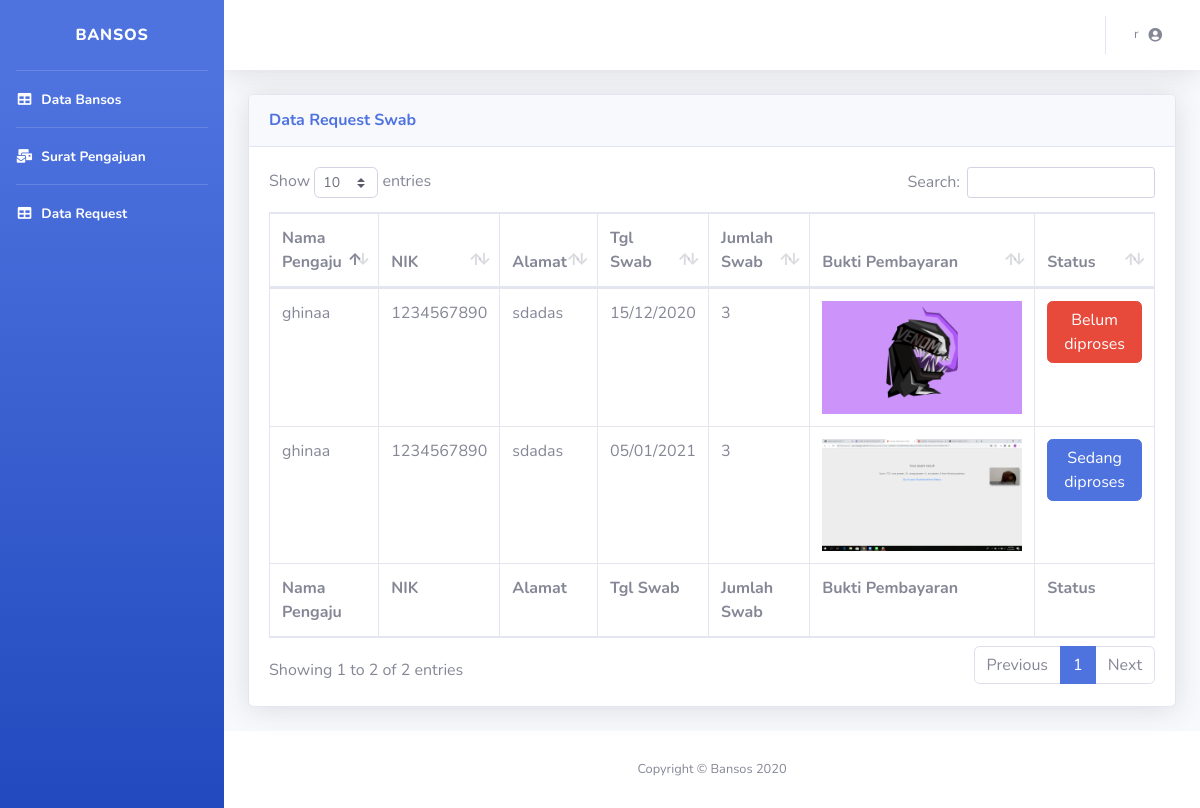
/pages/datarequest.php (signed in), run on the app's committed database.
### tables this page shows
CREATE TABLE `user` (
  `id_user` int(11) NOT NULL,
  `nama` varchar(100) NOT NULL,
  `nik` varchar(50) NOT NULL,
  `alamat` text NOT NULL,
  `no_hp` varchar(20) NOT NULL,
  `email` varchar(100) NOT NULL,
  `password` text NOT NULL,
  `role` enum('rt','warga') NOT NULL
);

CREATE TABLE `swab` (
  `id_swab` int(11) NOT NULL,
  `id_user` int(11) NOT NULL,
  `tgl` date NOT NULL,
  `jumlah` int(11) NOT NULL,
  `bukti` text NOT NULL,
  `status` varchar(255) NOT NULL
);

### pages/datarequest.php (the view, shortened to what this page needs)
<!DOCTYPE html>
<html lang="en">
<head>
<?php include("header.php"); ?>
</head>
<?php if($tampil['role']=="rt"){ ?>
<body id="page-top">
    <div id="wrapper">
        <?php include("sidebar.php"); ?>
        <div id="content-wrapper" class="d-flex flex-column">
            <div id="content">
                <?php include("main-header.php"); ?>
                <div class="container-fluid">
                    <div class="card shadow mb-4">
                        <div class="card-header py-3">
                            <h6 class="m-0 font-weight-bold text-primary">Data Request Swab</h6>
                        </div>
                        <div class="card-body">
                            <div class="table-responsive">
                                <table class="table table-bordered" id="dataTable" width="100%" cellspacing="0">
                                    <thead>
                                        <tr>
                                            <th>Nama Pengaju</th>
                                            <th>NIK</th>
                                            <th>Alamat</th>
                                            <th>Tgl Swab</th>
                                            <th>Jumlah Swab</th>
                                            <th>Bukti Pembayaran</th>
                                            <th>Status</th>
                                        </tr>
                                    </thead>
                                    <tfoot>
                                        <tr>
                                            <th>Nama Pengaju</th>
                                            <th>NIK</th>
                                            <th>Alamat</th>
                                            <th>Tgl Swab</th>
                                            <th>Jumlah Swab</th>
                                            <th>Bukti Pembayaran</th>
                                            <th>Status</th>
                                        </tr>
                                    </tfoot>
                                    <tbody>
                                    <?php
                                        $query2 = "select * from swab LEFT OUTER JOIN user ON swab.id_user=user.id_user";
                                        $hasil2 = mysqli_query($koneksi,$query2);
                                        while($tampil2=mysqli_fetch_array($hasil2)){
                                    ?>
                                        <tr>
                                            <td><?php echo $tampil2['nama']; ?></td>
                                            <td><?php echo $tampil2['nik']; ?></td>
                                            <td><?php echo $tampil2['alamat']; ?></td>
                                            <td><?php echo date('d/m/Y', strtotime($tampil2['tgl'])); ?></td>
                                            <td><?php echo $tampil2['jumlah']; ?></td>
                                            <td>
                                                <img src="../img/<?php echo $tampil2['bukti']; ?>" width="200px">
                                            </td>
                                            <td>
                                                <?php if($tampil['role']=="rt"){ ?>
                                                    <a href="act-datarequest.php?id_swab=<?php echo $tampil2['id_swab'];?>" onclick="return confirm('Yakin Akan Merubah Status?')">
                                                <?php
                                                }
                                                    if($tampil2['status']=="Belum diproses"){
                                                        echo "<button type='submit' name='' class='btn btn-danger'>".$tampil2['status']."</button>";
                                                    }else if($tampil2['status']=="Sedang diproses"){
                                                        echo "<button type='submit' name='' class='btn btn-primary'>".$tampil2['status']."</button>";
                                                    }else{
                                                        echo "<button type='submit' name='' class='btn btn-success'>".$tampil2['status']."</button>";
                                                    }
                                                ?></td>
                                        </tr>
                                    <?php } ?>
                                    </tbody>
                                </table>
                            </div>
                        </div>
                    </div>
                </div>
            </div>
            <?php include("main-footer.php"); ?>
        </div>
    </div>
</body>
<?php } ?>
</html>

### pages/header.php (shortened to what this page needs)
<?php
    if(empty(isset($_SESSION['id_user']))){
        echo "<script>alert('Anda Belum Login!!!');history.go(-1);</script>";
        header("Location: ../index.php");
        die();
    }else{
        require_once '../koneksi.php';
        $id_user = $_SESSION['id_user'];
        $data = mysqli_query($koneksi,"SELECT * FROM user WHERE id_user = '$id_user'");
        $tampil = mysqli_fetch_array($data);
    }
?>
<link href="../vendor/fontawesome-free/css/all.min.css" rel="stylesheet" type="text/css">
<link href="../css/sb-admin-2.min.css" rel="stylesheet">
<link href="../vendor/datatables/dataTables.bootstrap4.min.css" rel="stylesheet">

### pages/sidebar.php (shortened to what this page needs)
<ul class="navbar-nav bg-gradient-primary sidebar sidebar-dark accordion" id="accordionSidebar">
<a class="sidebar-brand d-flex align-items-center justify-content-center" href="index.php">
    <div class="sidebar-brand-text mx-3">BANSOS</div>
</a>
<hr class="sidebar-divider my-0">
<li class="nav-item active">
    <a class="nav-link" href="index.php">
        <i class="fas fa-fw fa-table"></i>
        <span>Data Bansos</span></a>
</li>
<?php if($tampil['role']=="rt"){ ?>
<hr class="sidebar-divider my-0">
<li class="nav-item active">
    <a class="nav-link" href="pengajuan.php">
        <i class="fas fa-fw fa-mail-bulk"></i>
        <span>Surat Pengajuan</span></a>
</li>
<hr class="sidebar-divider my-0">
<li class="nav-item active">
    <a class="nav-link" href="datarequest.php">
        <i class="fas fa-fw fa-table"></i>
        <span>Data Request</span></a>
</li>
<?php } ?>
</ul>

### pages/main-header.php (shortened to what this page needs)
<nav class="navbar navbar-expand navbar-light bg-white topbar mb-4 static-top shadow">
<ul class="navbar-nav ml-auto">
    <li class="nav-item dropdown no-arrow">
        <a class="nav-link dropdown-toggle" href="#" id="userDropdown" role="button"
            data-toggle="dropdown" aria-haspopup="true" aria-expanded="false">
            <span class="mr-2 d-none d-lg-inline text-gray-600 small"><?php echo $tampil['nama']; ?></span>
            <i class="fas fa-user-circle fa-sm fa-fw mr-2 text-gray-600"></i>
        </a>
    </li>
</ul>
</nav>

### pages/main-footer.php
<footer class="sticky-footer bg-white">
    <div class="container my-auto">
        <div class="copyright text-center my-auto">
            <span>Copyright &copy; Bansos 2020</span>
        </div>
    </div>
</footer>

### data on the page
user: nama "r"
swab: id_user.nama "ghinaa", id_user.nik "1234567890", id_user.alamat "sdadas", tgl "15/12/2020", jumlah "3", bukti (picture), status "Belum diproses"
swab: id_user.nama "ghinaa", id_user.nik "1234567890", id_user.alamat "sdadas", tgl "05/01/2021", jumlah "3", bukti (picture), status "Sedang diproses"
